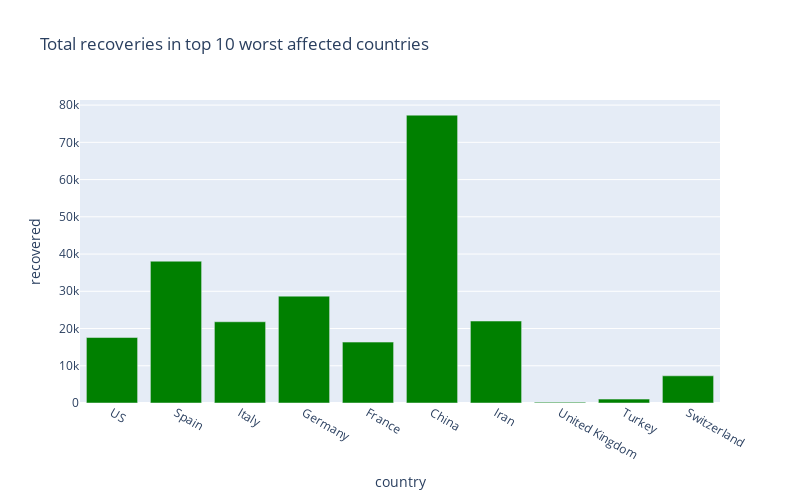

Here is the notebook cell this chart was saved with:
### Code cell
px.bar(
    sorted_country_df.head(10),
    x = "country",
    y = "recovered",
    title= "Total recoveries in top 10 worst affected countries", # the axis names
    color_discrete_sequence=["green"], 
    height=500,
    width=800
)

### Figure 1 — Plotly figure (JSON) as saved in the notebook; plotly's stock layout.template omitted (floating-point values rounded to 4 significant figures)
{"data": [{"alignmentgroup": "True", "hovertemplate": "country=%{x}<br>recovered=%{y}<extra></extra>", "legendgroup": "", "marker": {"color": "green"}, "name": "", "offsetgroup": "", "orientation": "v", "showlegend": false, "textposition": "auto", "type": "bar", "x": ["US", "Spain", "Italy", "Germany", "France", "China", "Iran", "United Kingdom", "Turkey", "Switzerland"], "xaxis": "x", "y": [17582, 38080, 21815, 28700, 16354, 77300, 22011, 229, 1042, 7298], "yaxis": "y"}], "layout": {"barmode": "relative", "height": 500, "legend": {"tracegroupgap": 0}, "title": {"text": "Total recoveries in top 10 worst affected countries"}, "width": 800, "xaxis": {"anchor": "y", "domain": [0, 1], "title": {"text": "country"}}, "yaxis": {"anchor": "x", "domain": [0, 1], "title": {"text": "recovered"}}}}
